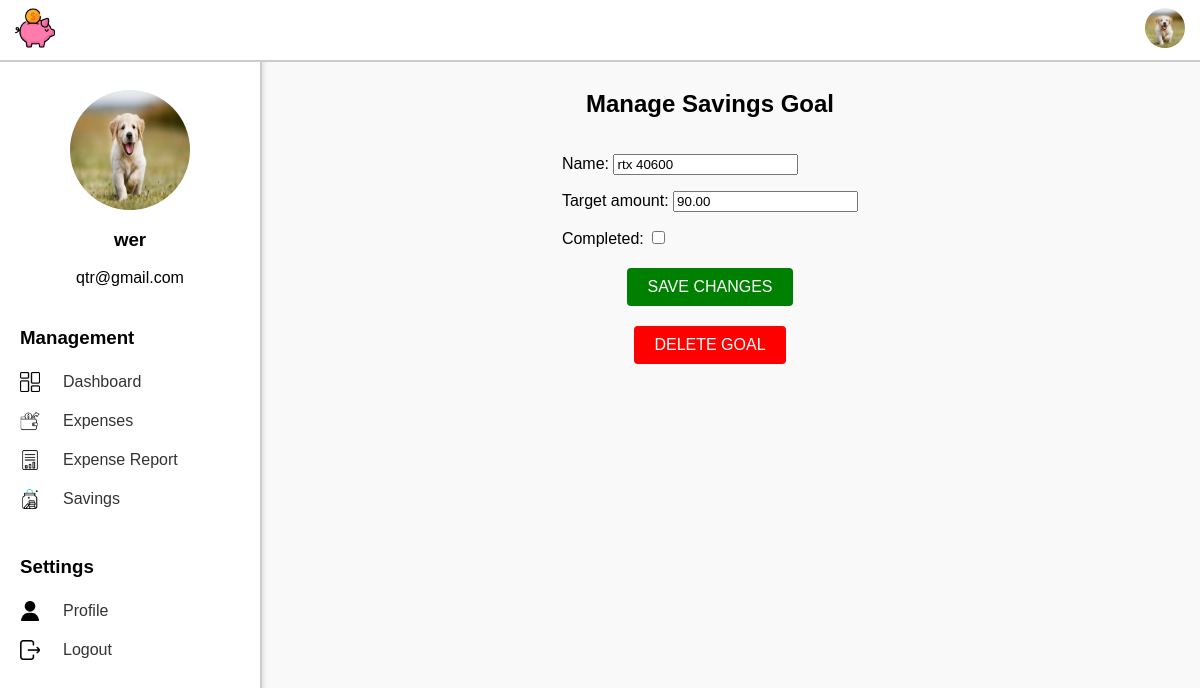
The app's page /ExpenseSystem/edit-savings-goal/28/ (signed in), older data.
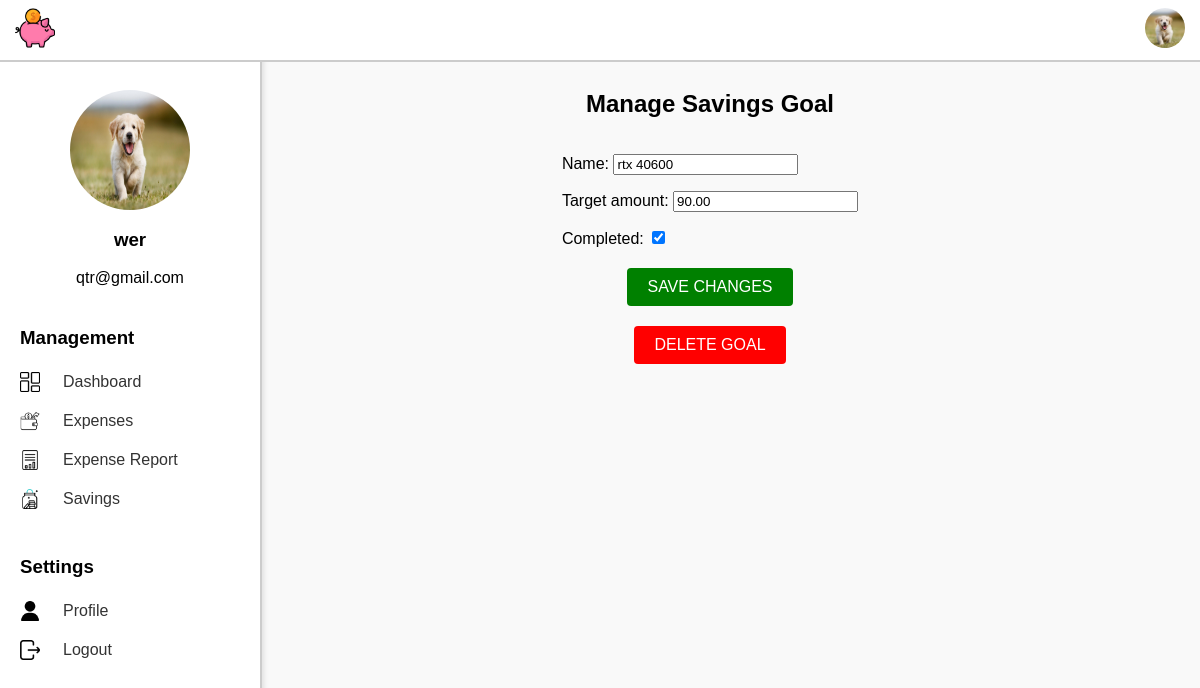
The same page, newer data.
### ExpenseSystem/models.py (models this page shows)
class SavingsGoal(models.Model):
    user = models.ForeignKey(User, on_delete=models.CASCADE)
    name = models.CharField(max_length=200)
    target_amount = models.DecimalField(max_digits=10, decimal_places=2)
    current_amount = models.DecimalField(max_digits=10, decimal_places=2, default=0.00)
    completed = models.BooleanField(default=False)
    description = models.TextField(blank=True, null=True)

### ExpenseSystem/views.py (the view)
# urls.py: path('edit-savings-goal/<int:goal_id>/', views.edit_savings_goal, name='edit_savings_goal'),
@login_required
def edit_savings_goal(request, goal_id):
    savings_goal = get_object_or_404(SavingsGoal, id=goal_id, user=request.user)
    if request.method == 'POST':
        form = SavingsGoalForm(request.POST, instance=savings_goal)
        if form.is_valid():
            form.save()
            return redirect('savings_dashboard')  # Redirect after saving
    else:
        form = SavingsGoalForm(instance=savings_goal)
        form.fields['current_amount'].widget = forms.HiddenInput()  # Hide the field
    return render(request, 'edit_savings_goal.html', {'form': form, 'goal': savings_goal})

### ExpenseSystem/forms.py
class SavingsGoalForm(forms.ModelForm):
    class Meta:
        model = SavingsGoal
        fields = ['name', 'target_amount', 'current_amount', 'completed']

### ExpenseSystem/templates/edit_savings_goal.html (shortened to what this page needs)
<!DOCTYPE html>
<html lang="en">
<head>
    {% load static %}
    <link rel="stylesheet" href="{% static 'savings.css' %}">
</head>
<body>
    {% include 'navbar.html' %}
    {% include 'sidebar.html' %}
    <div class="main-content">
        <h2>Manage Savings Goal</h2>
        <form method="POST" class="form-save">
            {{ form.as_p }}
            <div class="button-container">
                <button type="submit" class="button save-button">Save Changes</button>
            </div>
        </form>
        <div class="button-container">
            <form method="POST" action="{% url 'delete_savings_goal' goal.id %}" class="form-delete">
                <button type="submit" class="button delete-button">Delete Goal</button>
            </form>
        </div>
    </div>
</body>
</html>

Row changes from the older to the newer data that the page shows:
changed SavingsGoal "rtx 40600": completed "☐" → "☑"
